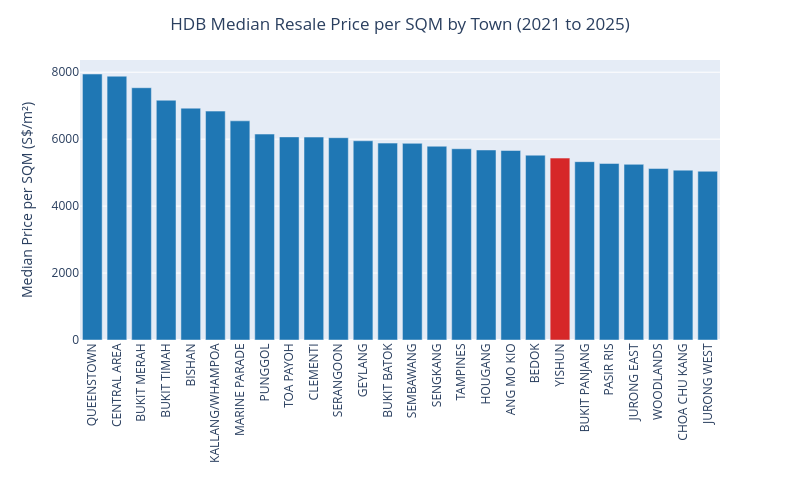

The cell this chart's notebook holds for it:
### Code cell
median_pricepersqm_town['color'] = np.where(median_pricepersqm_town['town'] == 'YISHUN', 'red', 'blue')

# Bar plot of median resale price by town
fig5 = px.bar(median_pricepersqm_town,
              x = 'town',
              y = 'price_per_sqm',
              color = 'color',
              color_discrete_map = {'red' : '#d62728', 'blue' : '#1f77b4'},
              width = 800, 
              height = 500)

fig5.update_layout(title = {'text' : 'HDB Median Resale Price per SQM by Town (2021 to 2025)', 'x' : 0.5, 'xanchor' : 'center'}, 
                   xaxis = {'categoryorder' : 'array', 'categoryarray' : median_pricepersqm_town['town']},
                   xaxis_title_text = '', 
                   yaxis_title_text = 'Median Price per SQM (S$/m²)',
                   showlegend = False)

fig5.update_xaxes(tickangle = -90)

fig5.update_traces(hovertemplate ='Town: %{x}<br>Median Price per SQM: S$%{y:.0f} per m²<br><extra></extra>')
fig5.show()

### Figure 1 — Plotly figure (JSON) as saved in the notebook; plotly's stock layout.template omitted (floating-point values rounded to 4 significant figures)
{"data": [{"alignmentgroup": "True", "hovertemplate": "Town: %{x}<br>Median Price per SQM: S$%{y:.0f} per m²<br><extra></extra>", "legendgroup": "blue", "marker": {"color": "#1f77b4", "pattern": {"shape": ""}}, "name": "blue", "offsetgroup": "blue", "orientation": "v", "showlegend": true, "textposition": "auto", "type": "bar", "x": ["QUEENSTOWN", "CENTRAL AREA", "BUKIT MERAH", "BUKIT TIMAH", "BISHAN", "KALLANG/WHAMPOA", "MARINE PARADE", "PUNGGOL", "TOA PAYOH", "CLEMENTI", "SERANGOON", "GEYLANG", "BUKIT BATOK", "SEMBAWANG", "SENGKANG", "TAMPINES", "HOUGANG", "ANG MO KIO", "BEDOK", "BUKIT PANJANG", "PASIR RIS", "JURONG EAST", "WOODLANDS", "CHOA CHU KANG", "JURONG WEST"], "xaxis": "x", "y": [7947.0, 7881.0, 7537.0, 7163.0, 6926.0, 6838.0, 6548.0, 6152.0, 6068.0, 6063.0, 6044.0, 5952.0, 5882.0, 5875.0, 5789.0, 5714.0, 5677.0, 5662.0, 5522.0, 5328.0, 5274.0, 5248.0, 5123.0, 5075.0, 5041.0], "yaxis": "y"}, {"alignmentgroup": "True", "hovertemplate": "Town: %{x}<br>Median Price per SQM: S$%{y:.0f} per m²<br><extra></extra>", "legendgroup": "red", "marker": {"color": "#d62728", "pattern": {"shape": ""}}, "name": "red", "offsetgroup": "red", "orientation": "v", "showlegend": true, "textposition": "auto", "type": "bar", "x": ["YISHUN"], "xaxis": "x", "y": [5435.0], "yaxis": "y"}], "layout": {"barmode": "relative", "height": 500, "legend": {"title": {"text": "color"}, "tracegroupgap": 0}, "margin": {"t": 60}, "showlegend": false, "title": {"text": "HDB Median Resale Price per SQM by Town (2021 to 2025)", "x": 0.5, "xanchor": "center"}, "width": 800, "xaxis": {"anchor": "y", "categoryarray": ["QUEENSTOWN", "CENTRAL AREA", "BUKIT MERAH", "BUKIT TIMAH", "BISHAN", "KALLANG/WHAMPOA", "MARINE PARADE", "PUNGGOL", "TOA PAYOH", "CLEMENTI", "SERANGOON", "GEYLANG", "BUKIT BATOK", "SEMBAWANG", "SENGKANG", "TAMPINES", "HOUGANG", "ANG MO KIO", "BEDOK", "YISHUN", "BUKIT PANJANG", "PASIR RIS", "JURONG EAST", "WOODLANDS", "CHOA CHU KANG", "JURONG WEST"], "categoryorder": "array", "domain": [0, 1], "tickangle": -90, "title": {"text": ""}}, "yaxis": {"anchor": "x", "domain": [0, 1], "title": {"text": "Median Price per SQM (S$/m²)"}}}}
